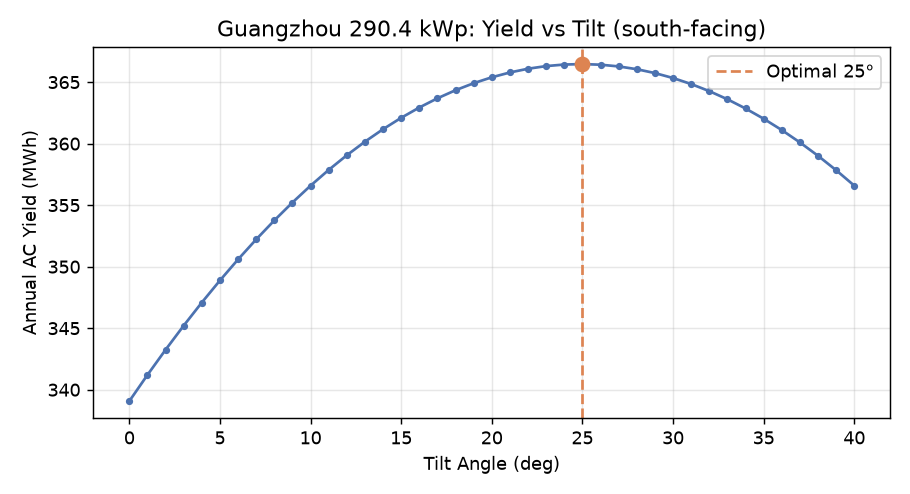

This figure's Python source:
# -*- coding: utf-8 -*-
"""
广州 290.4 kWp 光伏系统 —— 最优安装倾角寻优
固定朝南(azimuth=180)，扫描 0~40° 倾角，找出年发电量最大的那一个。
运行：python pvlib_tilt_optimize.py
"""
import matplotlib
matplotlib.use('Agg')
import matplotlib.pyplot as plt
import numpy as np
import pvlib
from pvlib.location import Location
from pvlib.pvsystem import PVSystem
from pvlib.modelchain import ModelChain
from pvlib.iotools import get_pvgis_tmy

OUT = 'D:/workbuddy-workspace'

# ---------- 1) 站址 & 系统参数（与 v2 一致）----------
site = Location(latitude=23.0350, longitude=113.3983,
                tz='Asia/Shanghai', altitude=21, name='Gongxue Building')
module_parameters = {'pdc0': 290400, 'gamma_pdc': -0.0035}
inverter_parameters = {'pdc0': 260416, 'eta_inv_nom': 0.96}

# ---------- 2) 下载一次 PVGIS TMY 气象（后面复用）----------
weather, _ = get_pvgis_tmy(latitude=site.latitude, longitude=site.longitude,
                           map_variables=True)

# ---------- 3) 扫描倾角 0~40° ----------
tilts = list(range(0, 41, 1))      # 每 1° 一步
yields = []                        # 存每年的 MWh
for t in tilts:
    system = PVSystem(
        surface_tilt=t, surface_azimuth=180,
        module_parameters=module_parameters,
        inverter_parameters=inverter_parameters,
        racking_model='open_rack', module_type='glass_polymer',
    )
    mc = ModelChain.with_pvwatts(system, site)
    mc.run_model(weather)
    annual_mwh = mc.results.ac.sum() / 1e6   # W·h -> MWh
    yields.append(annual_mwh)
    print(f'倾角 {t:2d}° : {annual_mwh:.2f} MWh')

# ---------- 4) 找最优 ----------
best_idx = int(np.argmax(yields))
best_tilt = tilts[best_idx]
best_yield = yields[best_idx]
print(f'\n==> 最优倾角 ≈ {best_tilt}° ，年发电量 {best_yield:.2f} MWh')

# ---------- 5) 画图 ----------
fig, ax = plt.subplots(figsize=(7, 3.8))
ax.plot(tilts, yields, color='#4C72B0', marker='o', ms=3, lw=1.5)
ax.axvline(best_tilt, color='#DD8452', ls='--', label=f'Optimal {best_tilt}°')
ax.scatter([best_tilt], [best_yield], color='#DD8452', zorder=5, s=60)
ax.set_xlabel('Tilt Angle (deg)')
ax.set_ylabel('Annual AC Yield (MWh)')
ax.set_title('Guangzhou 290.4 kWp: Yield vs Tilt (south-facing)')
ax.legend()
ax.grid(alpha=0.3)
plt.tight_layout()
fig.savefig(f'{OUT}/pvlib_tilt_optimize.png', dpi=130)
plt.close(fig)
print('图表已保存: pvlib_tilt_optimize.png')
